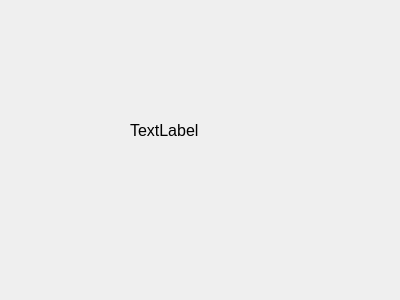
<?xml version="1.0" encoding="UTF-8"?>
<ui version="4.0">
 <class>Form</class>
 <widget class="QWidget" name="Form">
  <property name="geometry">
   <rect>
    <x>0</x>
    <y>0</y>
    <width>400</width>
    <height>300</height>
   </rect>
  </property>
  <property name="windowTitle">
   <string>Form</string>
  </property>
  <widget class="QLabel" name="label">
   <property name="geometry">
    <rect>
     <x>130</x>
     <y>80</y>
     <width>111</width>
     <height>101</height>
    </rect>
   </property>
   <property name="font">
    <font>
     <family>Arial</family>
     <pointsize>12</pointsize>
    </font>
   </property>
   <property name="text">
    <string>TextLabel</string>
   </property>
  </widget>
 </widget>
 <resources/>
 <connections/>
</ui>
